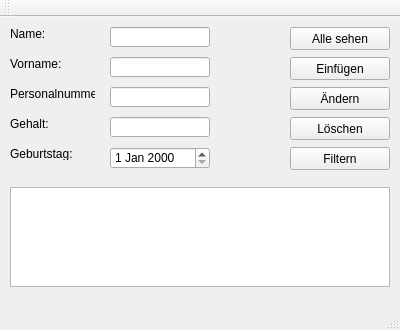
<?xml version="1.0" encoding="UTF-8"?>
<ui version="4.0">
 <class>MainWindow</class>
 <widget class="QMainWindow" name="MainWindow">
  <property name="geometry">
   <rect>
    <x>0</x>
    <y>0</y>
    <width>400</width>
    <height>330</height>
   </rect>
  </property>
  <property name="windowTitle">
   <string>MainWindow</string>
  </property>
  <widget class="QWidget" name="centralWidget">
   <widget class="QLineEdit" name="EdtName">
    <property name="geometry">
     <rect>
      <x>110</x>
      <y>10</y>
      <width>100</width>
      <height>20</height>
     </rect>
    </property>
   </widget>
   <widget class="QLineEdit" name="EdtVorname">
    <property name="geometry">
     <rect>
      <x>110</x>
      <y>40</y>
      <width>100</width>
      <height>20</height>
     </rect>
    </property>
   </widget>
   <widget class="QLineEdit" name="EdtPersonalnummer">
    <property name="geometry">
     <rect>
      <x>110</x>
      <y>70</y>
      <width>100</width>
      <height>20</height>
     </rect>
    </property>
   </widget>
   <widget class="QLineEdit" name="EdtGehalt">
    <property name="geometry">
     <rect>
      <x>110</x>
      <y>100</y>
      <width>100</width>
      <height>20</height>
     </rect>
    </property>
   </widget>
   <widget class="QDateEdit" name="DatGeburtstag">
    <property name="geometry">
     <rect>
      <x>110</x>
      <y>130</y>
      <width>100</width>
      <height>22</height>
     </rect>
    </property>
   </widget>
   <widget class="QLabel" name="LblName">
    <property name="geometry">
     <rect>
      <x>10</x>
      <y>10</y>
      <width>85</width>
      <height>13</height>
     </rect>
    </property>
    <property name="text">
     <string>Name:</string>
    </property>
   </widget>
   <widget class="QLabel" name="LblVorname">
    <property name="geometry">
     <rect>
      <x>10</x>
      <y>40</y>
      <width>85</width>
      <height>13</height>
     </rect>
    </property>
    <property name="text">
     <string>Vorname:</string>
    </property>
   </widget>
   <widget class="QLabel" name="LblPersonalnummer">
    <property name="geometry">
     <rect>
      <x>10</x>
      <y>70</y>
      <width>85</width>
      <height>13</height>
     </rect>
    </property>
    <property name="text">
     <string>Personalnummer:</string>
    </property>
   </widget>
   <widget class="QLabel" name="LblGehalt">
    <property name="geometry">
     <rect>
      <x>10</x>
      <y>100</y>
      <width>85</width>
      <height>13</height>
     </rect>
    </property>
    <property name="text">
     <string>Gehalt:</string>
    </property>
   </widget>
   <widget class="QLabel" name="LblGeburtstag">
    <property name="geometry">
     <rect>
      <x>10</x>
      <y>130</y>
      <width>85</width>
      <height>13</height>
     </rect>
    </property>
    <property name="text">
     <string>Geburtstag:</string>
    </property>
   </widget>
   <widget class="QListWidget" name="LstAnzeige">
    <property name="geometry">
     <rect>
      <x>10</x>
      <y>170</y>
      <width>380</width>
      <height>100</height>
     </rect>
    </property>
   </widget>
   <widget class="QPushButton" name="CmdAlleSehen">
    <property name="geometry">
     <rect>
      <x>290</x>
      <y>10</y>
      <width>100</width>
      <height>23</height>
     </rect>
    </property>
    <property name="text">
     <string>Alle sehen</string>
    </property>
   </widget>
   <widget class="QPushButton" name="CmdEinfuegen">
    <property name="geometry">
     <rect>
      <x>290</x>
      <y>40</y>
      <width>100</width>
      <height>23</height>
     </rect>
    </property>
    <property name="text">
     <string>Einfügen</string>
    </property>
   </widget>
   <widget class="QPushButton" name="CmdAendern">
    <property name="geometry">
     <rect>
      <x>290</x>
      <y>70</y>
      <width>100</width>
      <height>23</height>
     </rect>
    </property>
    <property name="text">
     <string>Ändern</string>
    </property>
   </widget>
   <widget class="QPushButton" name="CmdLoeschen">
    <property name="geometry">
     <rect>
      <x>290</x>
      <y>100</y>
      <width>100</width>
      <height>23</height>
     </rect>
    </property>
    <property name="text">
     <string>Löschen</string>
    </property>
   </widget>
   <widget class="QPushButton" name="CmdFiltern">
    <property name="geometry">
     <rect>
      <x>290</x>
      <y>130</y>
      <width>100</width>
      <height>23</height>
     </rect>
    </property>
    <property name="text">
     <string>Filtern</string>
    </property>
   </widget>
  </widget>
  <widget class="QMenuBar" name="menuBar">
   <property name="geometry">
    <rect>
     <x>0</x>
     <y>0</y>
     <width>400</width>
     <height>21</height>
    </rect>
   </property>
  </widget>
  <widget class="QToolBar" name="mainToolBar">
   <attribute name="toolBarArea">
    <enum>TopToolBarArea</enum>
   </attribute>
   <attribute name="toolBarBreak">
    <bool>false</bool>
   </attribute>
  </widget>
  <widget class="QStatusBar" name="statusBar"/>
 </widget>
 <layoutdefault spacing="6" margin="11"/>
 <resources/>
 <connections/>
</ui>
